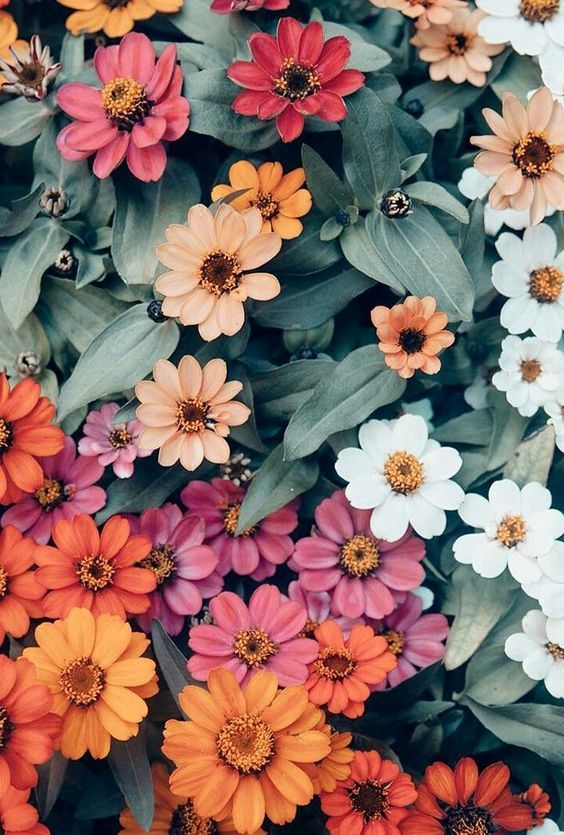
#> input picture Sampleimage.jpeg, 564 x 835 px
$ python main.py
#> lines starting #> are read from the running program, lines starting #| are printed output that depends on the picture
from sklearn.cluster import KMeans
import matplotlib.pyplot as plt
import numpy as np
import cv2
from skimage.color import rgb2lab, deltaE_cie76
from collections import Counter
import os

def RGB2HEX(color):
    return "#{:02x}{:02x}{:02x}".format(int(color[0]), int(color[1]), int(color[2]))

def get_image(image_path):
#> called with image_path = 'Sampleimage.jpeg'
    image = cv2.imread(image_path)
#> image is the input picture: shape (835, 564, 3); mean B, G, R 102, 108.2, 137.4
    image = cv2.cvtColor(image, cv2.COLOR_BGR2RGB)
    return image

def get_colors(image,number_of_colors,show_chart):
#> called with number_of_colors = 8, show_chart = True
    modified_image = cv2.resize(image, (600, 400), interpolation = cv2.INTER_AREA)
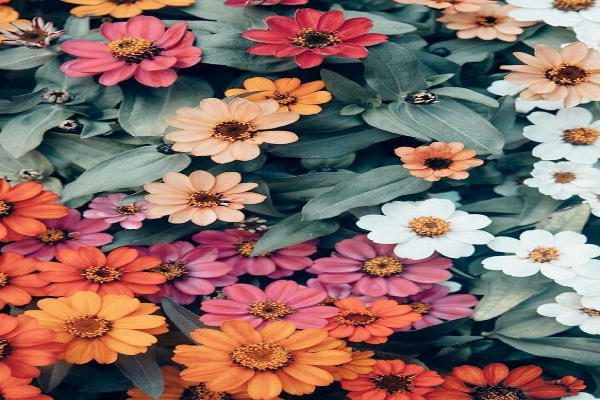
#> modified_image: shape (400, 600, 3); mean R, G, B 137.3, 108.1, 101.9
    modified_image = modified_image.reshape(modified_image.shape[0]*modified_image.shape[1], 3)
    clf = KMeans(n_clusters = number_of_colors)
    labels = clf.fit_predict(modified_image)
    counts = Counter(labels)
#> counts = {5: 42185, 7: 28925, 2: 28836, 4: 41877, 1: 25955, 6: 26782, 0: 24515, 3: 20925}
    center_colors = clf.cluster_centers_
    ordered_colors = [center_colors[i] for i in counts.keys()]
#> ordered_colors = [[221.7, 114.2, 88.87], [157.7, 58.97, 60.59], [54.01, 69.95, 71.64], [15.22, 25.83, 35.98], [227.9, 167.2, 143.6], [147.6, 161.4, 154.5], [95.35, 116.7, 113], [220.5, 228, 226.1]]
    hex_colors = [RGB2HEX(ordered_colors[i]) for i in counts.keys()]
#> hex_colors = ['#93a19a', '#dce3e2', '#364547', '#e3a78f', '#9d3a3c', '#5f7470', '#dd7258', '#0f1923']
    rgb_colors = [ordered_colors[i] for i in counts.keys()]
#> rgb_colors = [[147.6, 161.4, 154.5], [220.5, 228, 226.1], [54.01, 69.95, 71.64], [227.9, 167.2, 143.6], [157.7, 58.97, 60.59], [95.35, 116.7, 113], [221.7, 114.2, 88.87], [15.22, 25.83, 35.98]]
    if (show_chart):
       plt.figure(figsize = (8, 6))
       plt.pie(counts.values(), labels = hex_colors, colors = hex_colors)
       return rgb_colors

get_colors(get_image('Sampleimage.jpeg'),8,True)
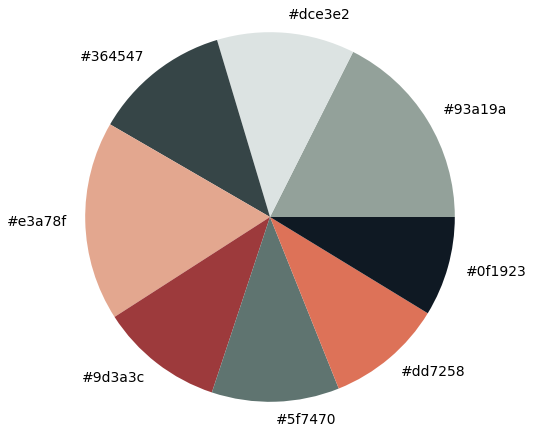
#> figure drawn by matplotlib, 1 panel
